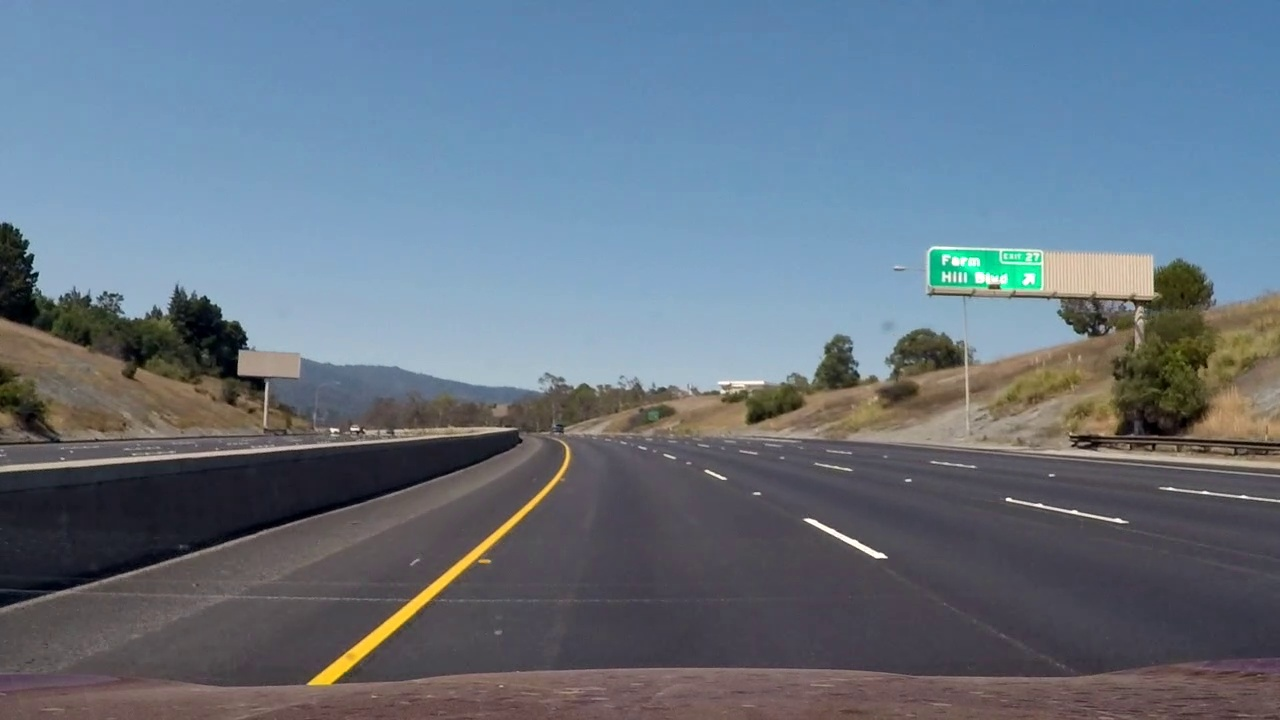
#> input picture examples/example_input.jpg, 1280 x 720 px
$ python -i Advanced_Lane_Finding_Pipeline.py   (imports and definitions only)   (older library calls are emulated)
#> lines starting #> are read from the running program, lines starting #| are printed output that depends on the picture; after the words box and inside, x2 and y2 are one past the last pixel; in counts of white or black regions, pixels touching at a corner belong together
#> further down, picture is the input picture: shape (720, 1280, 3); mean B, G, R 130.1, 116, 102.4
# -*- coding: utf-8 -*-
"""
Created on Sun Aug  6 08:36:50 2017

@author: Yunshi_Zhao
"""

# import libraries
import pickle
import cv2
import numpy as np
import matplotlib.pyplot as plt
import matplotlib.image as mpimg
import glob
import sys
from moviepy.editor import VideoFileClip


# This function undistort image. It takes distorted image as inputs,
# as well as dist and mtx matrix resulted from camera calibration.
# It returns undistored image. This function expected colored image.
# [22 lines left out: functions undistortion, perspective_trans, not called in this run]


# This function calculates the gradient either in x or y direction,
# then returns pixel location with gradient above thresholds.
def abs_sobel_thresh(img_single_ch, orient='x', sobel_kernel=3, thresh=(0, 255)):

    if orient == 'x':
        sobel = cv2.Sobel(img_single_ch, cv2.CV_64F, 1, 0, ksize=sobel_kernel)
    elif orient == 'y':
        sobel = cv2.Sobel(img_single_ch, cv2.CV_64F, 0, 1, ksize=sobel_kernel)
    else:
        raise ValueError('input x or y')
    abs_sobel = np.absolute(sobel)
    scaled_sobel = np.uint8(255*abs_sobel/np.max(abs_sobel))
    binary_output = np.zeros_like(scaled_sobel)
    binary_output[(scaled_sobel > thresh[0]) & (scaled_sobel < thresh[1])] = 1
    return binary_output


# This function calculates the gradient both in x and y direction,
# then it calcuates magnitude and returns pixel location with gradient magnitude
# above thresholds.
def mag_thresh(img_single_ch, sobel_kernel=3, mag_thresh=(0, 255)):

    sobelx = cv2.Sobel(img_single_ch, cv2.CV_64F, 1, 0, ksize=sobel_kernel)
    sobely = cv2.Sobel(img_single_ch, cv2.CV_64F, 0, 1, ksize=sobel_kernel)
    sobelxy = (sobelx**2+sobely**2)**0.5
    scaled_sobelxy = np.uint8(255*sobelxy/np.max(sobelxy))
    binary_sobel = np.zeros_like(scaled_sobelxy)
    binary_sobel[(scaled_sobelxy < mag_thresh[1]) & (scaled_sobelxy > mag_thresh[0])] = 1
    return binary_sobel


# This function calculates the gradient both in x and y direction,
# then it calcuates direction and returns pixel location with gradient direction
# within thresholds.
def dir_threshold(img_single_ch, sobel_kernel=3, thresh=(0, np.pi/2)):

    sobelx = cv2.Sobel(img_single_ch, cv2.CV_64F, 1, 0, ksize=sobel_kernel)
    sobely = cv2.Sobel(img_single_ch, cv2.CV_64F, 0, 1, ksize=sobel_kernel)
    abs_sobelx = np.absolute(sobelx)
    abs_sobely = np.absolute(sobely)
    sobel_angle = np.arctan2(abs_sobely, abs_sobelx)
    binary_output = np.zeros_like(sobel_angle)
    binary_output[(sobel_angle < thresh[1]) & (sobel_angle > thresh[0])] = 1
    return binary_output


# Apply image processing techniques to identify pixel locations of the lane lines.
# It returns a numpy array with same shape as original images, with 1's indicating
# presence of lane lines.
def edge_detection(img):

    """
    region1 = np.zeros((450, 1280), dtype=np.int8)
    region2 = np.ones((250, 1280), dtype=np.int8)
    region3 = np.zeros((20, 1280), dtype=np.int8)
    area_interest = np.concatenate((region1,region2,region3), axis=0)
    """
    # thresholds values
    l_threshold = 200
    s_thresh_min = 100
    s_thresh_max = 255

    # transform image from BGR color space to HLS color space
    hls = cv2.cvtColor(img, cv2.COLOR_BGR2HLS)
#> hls: shape (720, 1280, 3); mean of channels 0, 1, 2 92.6, 116.1, 58.8
    h,l,s = hls[:,:,0],hls[:,:,1],hls[:,:,2]

    # filtering out darker pixels. this filter aims to find bright white and yellow lines
    l_binary = np.zeros_like(l)
    l_binary[(l > l_threshold)] = 1
    s_binary = np.zeros_like(s)
    s_binary[(s >= s_thresh_min) & (s <= s_thresh_max)] = 1
    combined1 = np.zeros_like(s)
    combined1[((l_binary == 1) | (s_binary == 1))] = 1

    # calculate pixel gradients in s layer of the HLS color space to find the edges of the image,
    # locates lane line by using gradient thresholds.

    ksize = 9
    gradx = abs_sobel_thresh(s, orient='x', sobel_kernel=ksize, thresh=(10, 255))
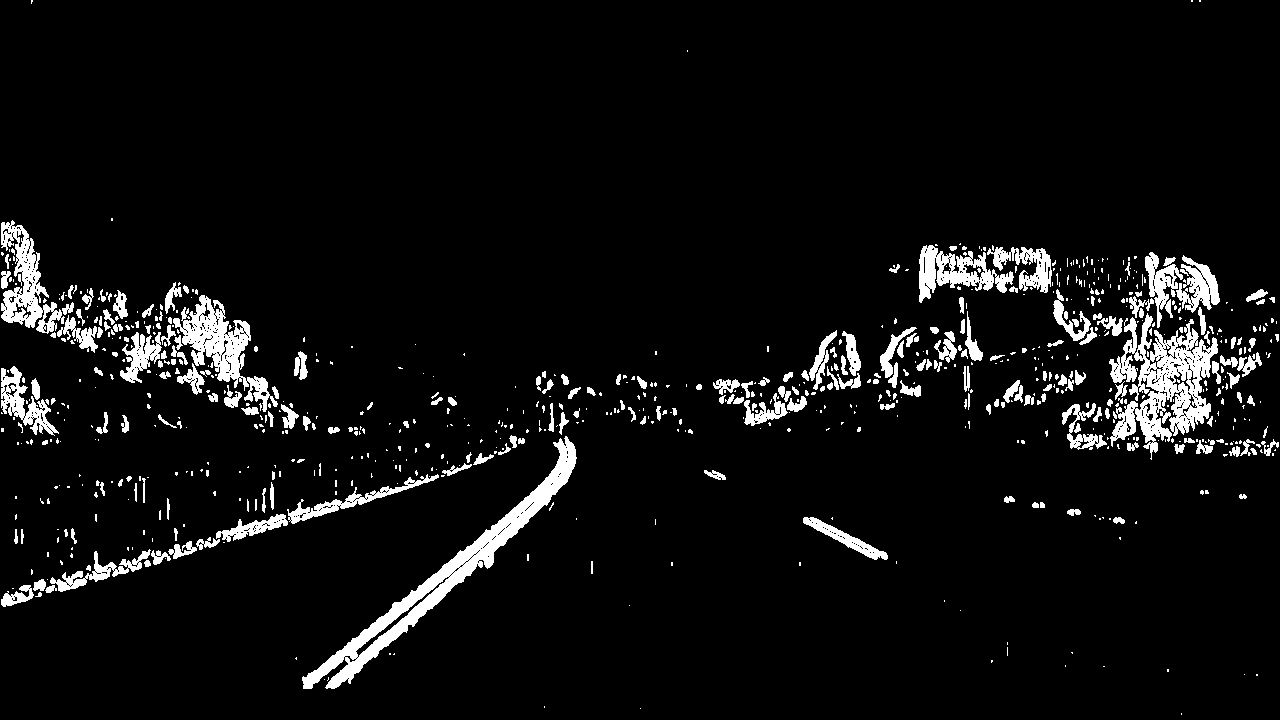
#> gradx: shape (720, 1280); values 0 (black) and 1 (white), 6.1% white; 797 white regions (554 under 20 px), largest, box (x1, y1, x2, y2) and area: (302, 436, 577, 689) 7710, (1109, 313, 1218, 460) 7000, (173, 295, 278, 412) 3751
    grady = abs_sobel_thresh(s, orient='y', sobel_kernel=ksize, thresh=(10, 255))
#> grady: shape (720, 1280); values 0 (black) and 1 (white), 10.1% white; 646 white regions (437 under 20 px), largest, box (x1, y1, x2, y2) and area: (923, 241, 1214, 312) 9932, (94, 301, 550, 427) 9386, (1065, 334, 1280, 458) 9194
    mag_binary = mag_thresh(s, sobel_kernel=ksize, mag_thresh=(20, 255))
#> mag_binary: shape (720, 1280); values 0 (black) and 1 (white), 6.6% white; 341 white regions (202 under 20 px), largest, box (x1, y1, x2, y2) and area: (920, 242, 1280, 337) 10530, (1067, 329, 1280, 458) 7864, (304, 439, 576, 691) 7229
    dir_binary = dir_threshold(s, sobel_kernel=ksize, thresh=(0.7, 1.3))
#> in dir_threshold, `sobel_angle = np.arctan2(abs_sobely, abs_sobelx)`:
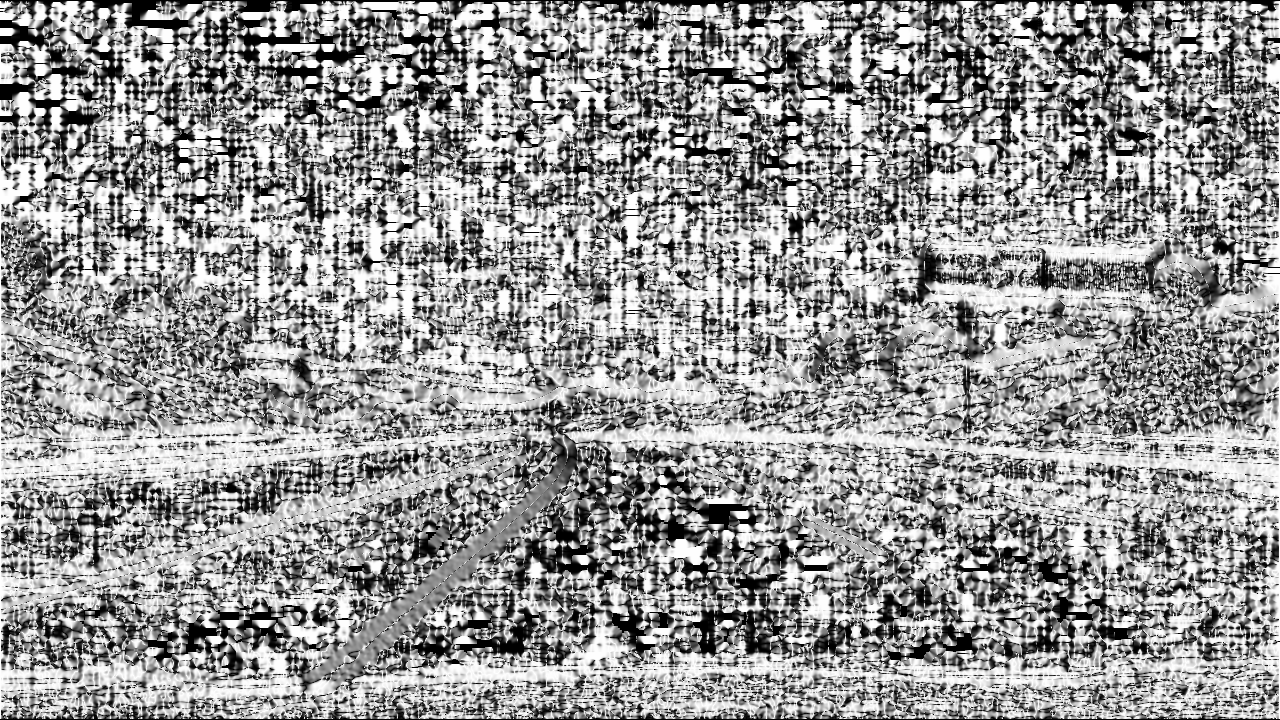
#> sobel_angle: shape (720, 1280) float64; min 0, max 1.57, mean 0.933; drawn with min black and max white
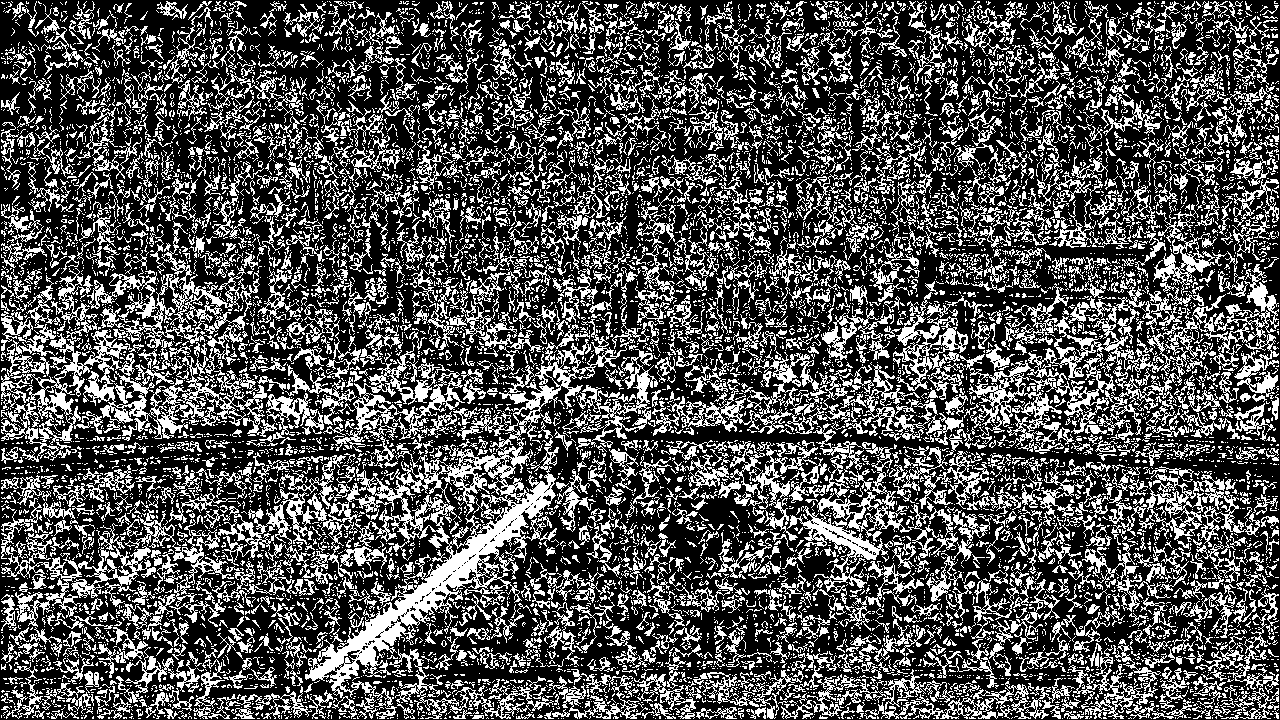
#> dir_binary: shape (720, 1280) float64; values 0 (black) and 1 (white), 32.5% white in thin lines or dots
    combined2 = np.zeros_like(s)
    combined2[(((mag_binary == 1)&(dir_binary == 1))|((gradx == 1)&(grady == 1)))] = 1

    # combine both filters
    combined = np.zeros_like(s)
    combined[((combined1==1)|(combined2==1))] = 1

    #defining a blank mask to start with
    mask = np.zeros_like(combined)
    ignore_mask_color = 1
    vertices =np.array([[(0,combined.shape[0]),
                          (combined.shape[1]//2, 475),
                          (combined.shape[1],combined.shape[0])]],
                       dtype=np.int32)
    #filling pixels inside the polygon defined by "vertices" with the fill color
    cv2.fillPoly(mask, vertices, ignore_mask_color)
#> mask: shape (720, 1280); values 0 (black) and 1 (white), 17% white; 1 white region, box (x1, y1, x2, y2) and area: (2, 475, 1279, 720) 156949

    #returning the image only where mask pixels are nonzero
    return combined


# class object to keep track of lane line properties.
class Line():

    def __init__(self, ym_per_pix=3/70, xm_per_pix=3.7/650, min_points=1500, smooth_factor=10):
        self.ym_per_pix = ym_per_pix
        self.xm_per_pix = xm_per_pix
        self.min_points = min_points
        self.smooth_factor = smooth_factor
        self.current_fit = None
        self.current_fit_m = None
        self.current_x = None
        self.current_y = None
        self.recent_fitted = []
        self.recent_fitted_m = []
        self.good_fitted = []
        self.good_fitted_m = []
        self.best_fit = None
        self.best_fit_m = None
        self.z = None
        self.diff = np.array([0.0,0.0,0.0])
        self.radius_of_curvature = None

    # take x and y location of the points and return a poly fit.
    # [31 lines left out: functions set_current_poly_fit, append_fit, set_best_fit, not called in this run]

    # calcuate curvature based on average fit
    def set_curvature(self, image_height=720):
        self.radius_of_curvature = ((1 + (2*self.best_fit_m[0]*image_height*self.ym_per_pix + self.best_fit_m[1])**2)**1.5) / np.absolute(2*self.best_fit_m[0])


# This function find lane line by identifying x location of maximum edge points,
# then sliding search windows along y direction to collect line points.
# This function is called by lane_line_fit().
# [139 lines left out: functions slide_windows, lane_line_fit, not called in this run]

# initiate class object for the left and the right lines
rightLine = Line()
leftLine = Line()

# load the dist and mtx matrix resulted from camera calibration,
# which will be use to undistort images.
# [1 line not run here, left out]
# [1 line that did not run here, left out]
# [1 line that did not run here, left out]

# This is the pipeline function which calls function to
# 1: undistort an image.
# 2: thresholding to generate a binary image where the lane lines are clearly visible.
# 3: tranform the binary image to a bird eye view image.
# 4: find points associated with lane line and perform a polynomial fit for each line
# 5: warp the blank back to original image space using inverse perspective matrix (Minv)
# 6: Combine the result with the original image
# [14 lines that did not run here, left out]


def main(input_video='./project_video.mp4', output_video='./output_video/project_video.mp4'):
    """
    #following code can be used to test on individual picture.
    files = glob.glob('../advanced_lane_finding/images/challenge/original/*166.jpg')
    for file in files:
        img = cv2.imread(file)
        res = pipeline(img)
        out = '../advanced_lane_finding/images/challenge/output/'+file.split('\\')[1].split('.')[0]+'.jpg'
        cv2.imwrite(out, res)
    """
    clip = VideoFileClip(input_video)
    output_clip = clip.fl_image(pipeline)
    output_clip.write_videofile(output_video, audio=False)


# [6 lines not run here, left out]

>>> import cv2
>>> picture = cv2.imread('examples/example_input.jpg')
>>> result = edge_detection(picture)
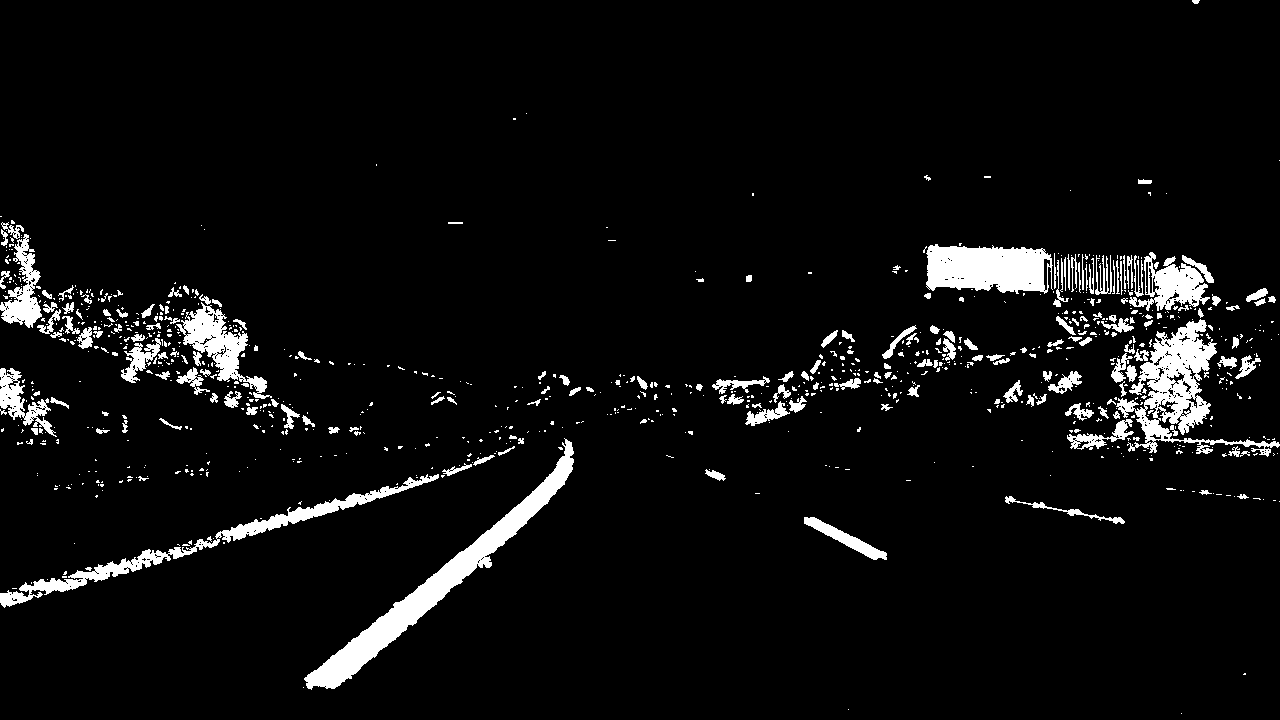
#> result: shape (720, 1280); values 0 (black) and 1 (white), 5.6% white; 940 white regions (737 under 20 px), largest, box (x1, y1, x2, y2) and area: (304, 438, 574, 690) 7947, (1116, 319, 1280, 457) 6155, (926, 244, 1053, 294) 5002
